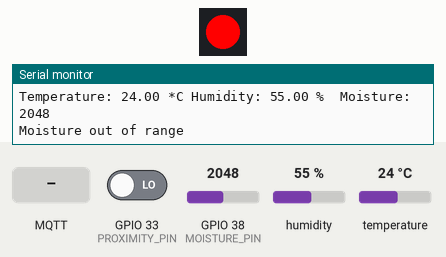
Simulated run of this sketch. Board: ESP32. On the bench: 1 RGB LEDs in strip order, left to right, the last lines printed to the serial monitor. The test bench sets the inputs (shaded band); at power-on: GPIO 33 (PROXIMITY_PIN) LOW, GPIO 38 (MOISTURE_PIN) = 2048, humidity 55 %, temperature 24 °C. WiFi joins after 1.5 s; servers stay silent unless stated; no MQTT or app messages arrive unless stated.

Above: at 2.7 s.
2.8 s: MQTT message "1" arrives on the first subscribed topic
At 6.9 s:
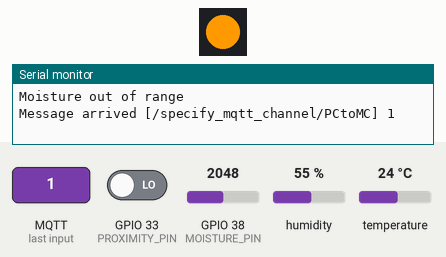
At 7.39 s:
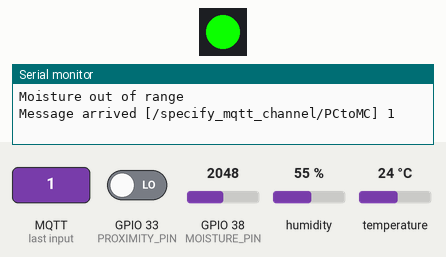
18.6 s: MQTT message "on" arrives on the first subscribed topic
At 22.6 s:
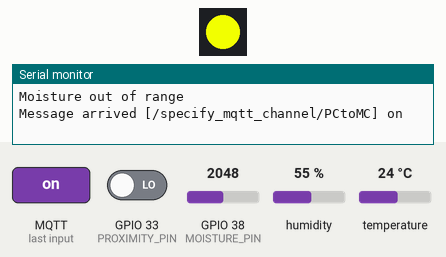
Timing chart, 0 to 28.1 s (numbered marks = the images above; inputs shaded):
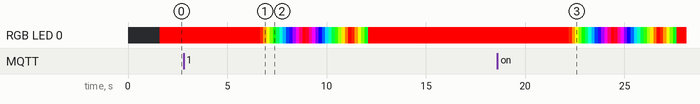

Measured:
- after the input at 2.8 s, RGB LED 0: RGB(255, 0, 0) → RGB(255, 38, 0) after 3.9 s, → RGB(255, 153, 0) 0.16 s later, → RGB(242, 255, 0) 0.16 s later, → RGB(127, 255, 0) 0.16 s later, … (35 changes in this stretch)
- after the input at 18.6 s, RGB LED 0: RGB(255, 0, 0) → RGB(255, 38, 0) after 3.6 s, → RGB(255, 153, 0) 0.16 s later, → RGB(242, 255, 0) 0.16 s later, → RGB(127, 255, 0) 0.16 s later, … (35 changes in this stretch)

The sketch:

main.ino
```cpp
/**********************************************************
*  C code for an IoT connected Plant
*   - WiFi connection
*   - Sensor readings
*   - Send messages over Qtt
**********************************************************/

#include <WiFi.h>
#include <WiFiMulti.h>
#include <PubSubClient.h>
#include <ChainableLED.h>
#include "DHT.h"

#define WiFi_SSID "enter_ssid_here"     //Update  ssid
#define WiFi_PWD  "enter_password_here" //Update  password

/*****************************
* Define pins connected to the:
*  - Humidity and Temperature sensor
*  - Moisture sensor
*  - Proximity sensor
*  - Color LED
*****************************/
#define DHT_PIN 27
#define DHT_TYPE DHT11
#define MOISTURE_PIN A2
#define PROXIMITY_PIN 33
#define NUM_LEDS  1
#define LED_CLK_PIN 4
#define LED_DATA_PIN 21

/*****************************
* Define normal range (min-max values)
* for each sensor reading
*****************************/
#define T_min 15
#define T_max 30

#define H_min 40
#define H_max 70

#define M_min 900
#define M_max 1600

/*****************************
* Define colors for the LED controller
*****************************/
#define HUE_RED 0
#define HUE_GREEN 0.3
#define HUE_BLUE 0.5
#define HUE_VIOLET 0.7

/*****************************
* Define MQTT parameter for sharing messages
* between uC and the NodeJs code
*****************************/
#define PC_MC_mqtt "/specify_mqtt_channel/PCtoMC"
#define MC_PC_mqtt "/specify_mqtt_channel/MCtoPC"
#define MQTT_PORT 1883

char PlantState=0;
int PROXIMITY_STATE = 0;
char T_FreqNan = 0;
char H_FreqNan = 0;
char CRITICAL_STATE = false;
ChainableLED leds(LED_CLK_PIN, LED_DATA_PIN, NUM_LEDS);

WiFiMulti WiFiMulti;
IPAddress server(198,41,30,241);

DHT dht(DHT_PIN, DHT_TYPE);
WiFiClient wifiClient;

void callback(char* topic, byte* payload, unsigned int length) {
  Serial.print("Message arrived [");
  Serial.print(topic);
  Serial.print("] ");
  for (int i=0;i<length;i++) {
    Serial.print((char)payload[i]);
  }
  Serial.println();
  PlayLED();

  // Once a specific message is received (clear critical state),
  // the critical state is cleared
  // indicating that the user fixed the problem
  if (payload[0]=='1'){
    CRITICAL_STATE = false;
  }
}
PubSubClient client(server, MQTT_PORT, callback, wifiClient);


int ReadAllSensor(){
  float readingFloat=0;
  int readingInt=0;
  char readingString[16];
  char response[80];


  /*****************************
  * Constructing the reading message
  * that is transmitted to the Node Js code
  * with the following format:
  * { "T":XXX.XX, "S_T":X, "H":XXX.XX, "S_H":X, "S_S":X, "M":XX, "S_M":X, "P":X }
  * T, H, M, P hold the current reading values
  * S_T, S_H, S_S (state sensor), S_M, hold the state of each sensor
  * The state value can take 0: less than min, 1: normal, 2: more than maximum
  *****************************/
  //Getting temperature reading
  readingFloat = dht.readTemperature();
  Serial.print("Temperature: ");
  Serial.print(readingFloat);
  Serial.print(" *C ");
  strcpy (response,  "{ \"T\":");
  sprintf(readingString, "%5.2f", readingFloat);
  if (readingString[4] !='n'){
    strcat(response,readingString);
    T_FreqNan = 0;
    if (readingFloat > T_max){
      strcat(response,", \"S_T\":2");
      Serial.println("Temp. out of range");
      CRITICAL_STATE = true;
    } else if (readingFloat < T_min){
      strcat(response,", \"S_T\":0");
      Serial.println("Temp. out of range");
      CRITICAL_STATE = true;
    } else {
      strcat(response,", \"S_T\":1");
    }
  } else {
    strcat(response,"\"nan\"");
    T_FreqNan += 1;
  }


  //Getting humidity reading
  readingFloat = dht.readHumidity();
  Serial.print("Humidity: ");
  Serial.print(readingFloat);
  Serial.print(" %\t");
  strcat(response,  ", \"H\":");
  sprintf(readingString, "%5.2f", readingFloat);
  if (readingString[4]!='n'){
    H_FreqNan = 0;
    strcat(response,readingString);
    if (readingFloat > H_max){
      strcat(response,", \"S_H\":2");
      Serial.println("Humidity out of range");
      CRITICAL_STATE = true;
    } else if (readingFloat < H_min){
      strcat(response,", \"S_H\":0");
      Serial.println("Humidity out of range");
      CRITICAL_STATE = true;
    } else {
      strcat(response,", \"S_H\":1");
    }
  } else {
    strcat(response,"\"nan\"");
    H_FreqNan += 1;
  }

  // Checking the state of the DHT sensor
  if ((T_FreqNan > 5) or (H_FreqNan > 5)){
    strcat(response,", \"S_S\":0");
    CRITICAL_STATE = true;
  } else {
    strcat(response,", \"S_S\":1");
  }


  //Getting moisture reading
  readingInt = analogRead(MOISTURE_PIN);
  Serial.print("Moisture: ");
  Serial.println(readingInt);

  strcat(response,  ", \"M\":");
  sprintf(readingString, "%i", readingInt);
  strcat(response,readingString);
  if (readingInt > M_max){
    strcat(response,", \"S_M\":2");
    Serial.println("Moisture out of range");
    CRITICAL_STATE = true;
  } else if (readingInt < M_min){
    strcat(response,", \"S_M\":0");
    Serial.println("Moisture out of range");
    CRITICAL_STATE = true;
  } else {
    strcat(response,", \"S_M\":1");
  }

  PROXIMITY_STATE = digitalRead(PROXIMITY_PIN);
  if (PROXIMITY_STATE == true){
    strcat(response,", \"P\":1");
  } else {
    strcat(response,", \"P\":0");
  }

  strcat(response,"}");
  client.publish(MC_PC_mqtt,response);

  if ((PROXIMITY_STATE == true) && (CRITICAL_STATE == false)){
    leds.setColorHSB(0, HUE_GREEN, 1.0, 0.5);
  } else if ((PROXIMITY_STATE == false) && (CRITICAL_STATE == false)){
    leds.setColorHSB(0, HUE_VIOLET, 1.0, 0.5);
  } else if (CRITICAL_STATE == true){
    leds.setColorHSB(0, HUE_RED, 1.0, 0.5);
  }

}

// A colorful LED response is triggered
// when a text message is received
int PlayLED(){
  float hue = 0.0;
  boolean up = true;

  for (byte i=0; i<100; i++){
    leds.setColorHSB(0, hue, 1.0, 0.5);
    delay(50);

    if (up)
      hue+= 0.025;
    else
      hue-= 0.025;

    if (hue>=1.0 && up)
      up = false;
    else if (hue<=0.0 && !up)
      up = true;
  }
}


void setup()
{
  // Setting up serial UART for debugging
  Serial.begin(115200);
  delay(10);

  // Connecting to WiFi
  WiFiMulti.addAP(WiFi_SSID, WiFi_PWD);

  Serial.println();
  Serial.print("Connecting to WiFi... ");

  while(WiFiMulti.run() != WL_CONNECTED) {
    Serial.print(".");
      delay(500);
  }

  Serial.println("");
  Serial.println("WiFi connected");
  Serial.print("IP address: ");
  Serial.println(WiFi.localIP());


  // Connecting to MQtt
  if (client.connect("arduinoPublisher")) {
    client.subscribe(PC_MC_mqtt);
  }

  // Setting up the GPIO connected to sensors
  dht.begin();
  leds.init();
  pinMode(PROXIMITY_PIN, INPUT);
}


void loop()
{
  // Check MQTT connection
  if (!client.loop()) {
    Serial.print("Client disconnected...");
    if (client.connect("arduinoPublisher")) {
      client.subscribe(PC_MC_mqtt);
      Serial.println("reconnected.");
    } else {
      Serial.println("failed.");
    }
  }

  // Collect new sensor readings each 5s
  ReadAllSensor();
  delay(5000);
}
```
